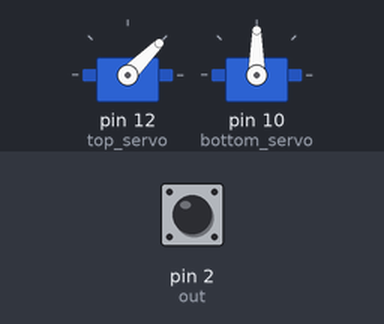
This sketch was run on a simulated Arduino Uno, built with avr-gcc and run on an emulated ATmega328P. Parts: 2 × servo. The inputs (shaded band) are chosen by the test bench; at power-on: pin 2 (out) LOW. What the sketch prints to the serial monitor is not drawn.

Above: at 10.8 s.
10.9 s: pin 2 (out) pulsed HIGH 5 times (0.12 s each, 0.3 s apart)
At 26.1 s:
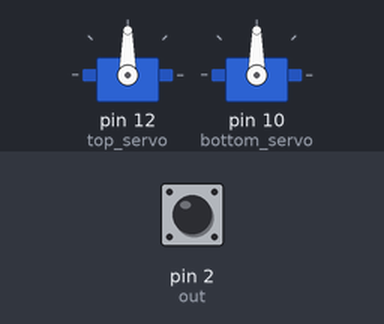
At 27.0 s:
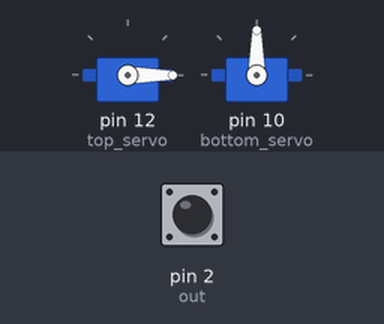
Timing chart, 0 to 55.1 s (numbered marks = the images above; inputs shaded):
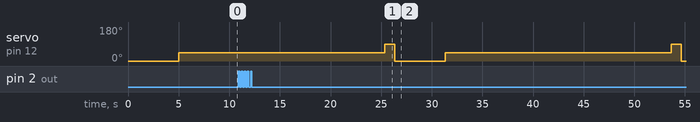

The sketch:

last_resort.ino
```cpp
/* This code works with GY-31 TCS3200 TCS230 color sensor module
 * It select a photodiode set and read its value (Red Set/Blue set/Green set) and displays it on the Serial monitor
 * Refer to www.surtrtech.com for more details
 */

#include<Servo.h>

#define s0 3       //Module pins wiring
#define s1 4
#define s2 5
#define s3 6
#define out 2
Servo top_servo, bottom_servo;

int data=0;        //This is where we're going to stock our values
int r, g, b;

void setup()
{
   pinMode(s0,OUTPUT);    //pin modes
   pinMode(s1,OUTPUT);
   pinMode(s2,OUTPUT);
   pinMode(s3,OUTPUT);
   pinMode(out,INPUT);
   top_servo.attach(12);
   bottom_servo.attach(10);
   Serial.begin(9600);   //intialize the serial monitor baud rate

   digitalWrite(s0,HIGH); //Putting S0/S1 on HIGH/HIGH levels means the output frequency scalling is at 100% (recommended)
   digitalWrite(s1,HIGH); //LOW/LOW is off HIGH/LOW is 20% and LOW/HIGH is  2%

}

void servo_rotate(int pos) {
  int cur = bottom_servo.read();
  while(bottom_servo.read() != pos) {
    if(cur < pos) {
      cur++;
    } else if(cur > pos) {
      cur--;
    }
    bottom_servo.write(cur);
    delay(15);
  }
}
void red() {
//  bottom_servo.write(60);
  servo_rotate(45);
}
void green() {
//  bottom_servo.write(90);
  servo_rotate(80);
}
void blue() {
//  bottom_servo.write(110);
  servo_rotate(120);
}

void loop()                  //Every 2s we select a photodiodes set and read its data
{
   top_servo.write(0);
   delay(5000);
   top_servo.write(45);
   delay(5000);

   for(int i = 0; i < 5; ++i) {
    digitalWrite(s2,LOW);        //S2/S3 levels define which set of photodiodes we are using LOW/LOW is for RED LOW/HIGH is for Blue and HIGH/HIGH is for green
    digitalWrite(s3,LOW);
    Serial.print("Red value= ");
    r = GetData();                   //Executing GetData function to get the value

    digitalWrite(s2,LOW);
    digitalWrite(s3,HIGH);
    Serial.print("Blue value= ");
    b = GetData();

    digitalWrite(s2,HIGH);
    digitalWrite(s3,HIGH);
    Serial.print("Green value= ");
    g = GetData();

    Serial.println();
//    digitalWrite(s0,LOW);
//    digitalWrite(s1,LOW);
    digitalWrite(s0,HIGH);
    digitalWrite(s1,HIGH);
   }
   Serial.println("");

   if(r < g and r < b) red();
   else if(g < r and g < b) green();
   else if(b < r and b < g) blue();
   delay(2000);

   top_servo.write(90);
   delay(1000);

//   myservo.write(0);
//   delay(1000);


}

int GetData(){
   data=pulseIn(out,LOW);       //here we wait until "out" go LOW, we start measuring the duration and stops when "out" is HIGH again
   Serial.print(data);          //it's a time duration measured, which is related to frequency as the sensor gives a frequency depending on the color
   Serial.print("\t");          //The higher the frequency the lower the duration
   delay(20);
   return data;
}
```
